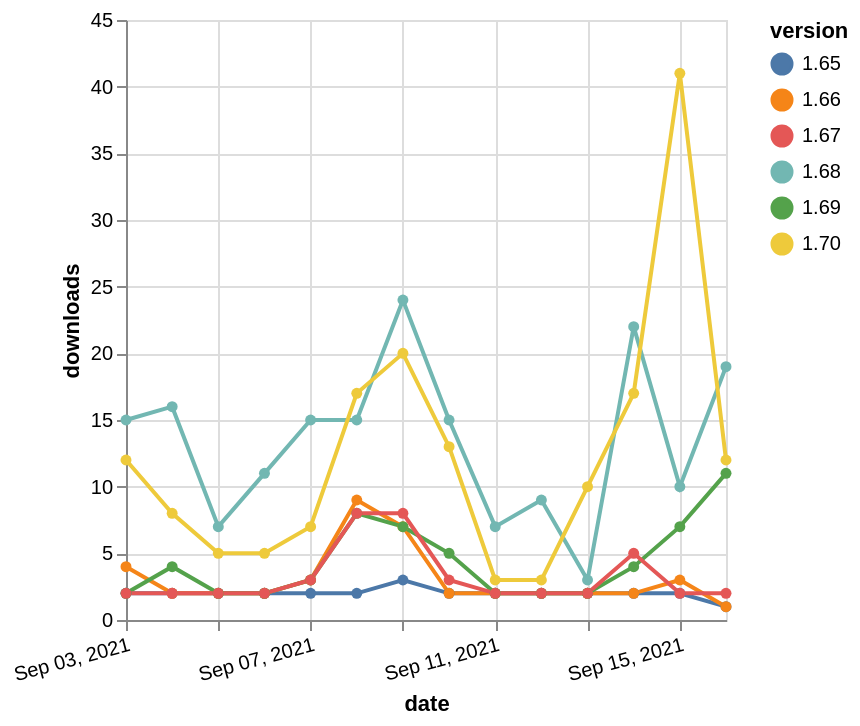

This figure's Vega-Lite source:
### Vega-Lite specification from a JSON file in a GitHub repository (floating-point values rounded to 4 significant figures)
{"$schema": "https://vega.github.io/schema/vega-lite/v5.json", "description": "A simple bar chart with embedded data.", "data": {"values": [{"date": "2021-09-03", "total": 2018, "delta": 2, "version": "1.65"}, {"date": "2021-09-04", "total": 2020, "delta": 2, "version": "1.65"}, {"date": "2021-09-05", "total": 2022, "delta": 2, "version": "1.65"}, {"date": "2021-09-06", "total": 2024, "delta": 2, "version": "1.65"}, {"date": "2021-09-07", "total": 2026, "delta": 2, "version": "1.65"}, {"date": "2021-09-08", "total": 2028, "delta": 2, "version": "1.65"}, {"date": "2021-09-09", "total": 2031, "delta": 3, "version": "1.65"}, {"date": "2021-09-10", "total": 2033, "delta": 2, "version": "1.65"}, {"date": "2021-09-11", "total": 2035, "delta": 2, "version": "1.65"}, {"date": "2021-09-12", "total": 2037, "delta": 2, "version": "1.65"}, {"date": "2021-09-13", "total": 2039, "delta": 2, "version": "1.65"}, {"date": "2021-09-14", "total": 2041, "delta": 2, "version": "1.65"}, {"date": "2021-09-15", "total": 2043, "delta": 2, "version": "1.65"}, {"date": "2021-09-16", "total": 2044, "delta": 1, "version": "1.65"}, {"date": "2021-09-03", "total": 8087, "delta": 4, "version": "1.66"}, {"date": "2021-09-04", "total": 8089, "delta": 2, "version": "1.66"}, {"date": "2021-09-05", "total": 8091, "delta": 2, "version": "1.66"}, {"date": "2021-09-06", "total": 8093, "delta": 2, "version": "1.66"}, {"date": "2021-09-07", "total": 8096, "delta": 3, "version": "1.66"}, {"date": "2021-09-08", "total": 8105, "delta": 9, "version": "1.66"}, {"date": "2021-09-09", "total": 8112, "delta": 7, "version": "1.66"}, {"date": "2021-09-10", "total": 8114, "delta": 2, "version": "1.66"}, {"date": "2021-09-11", "total": 8116, "delta": 2, "version": "1.66"}, {"date": "2021-09-12", "total": 8118, "delta": 2, "version": "1.66"}, {"date": "2021-09-13", "total": 8120, "delta": 2, "version": "1.66"}, {"date": "2021-09-14", "total": 8122, "delta": 2, "version": "1.66"}, {"date": "2021-09-15", "total": 8125, "delta": 3, "version": "1.66"}, {"date": "2021-09-16", "total": 8126, "delta": 1, "version": "1.66"}, {"date": "2021-09-03", "total": 72845, "delta": 15, "version": "1.68"}, {"date": "2021-09-04", "total": 72861, "delta": 16, "version": "1.68"}, {"date": "2021-09-05", "total": 72868, "delta": 7, "version": "1.68"}, {"date": "2021-09-06", "total": 72879, "delta": 11, "version": "1.68"}, {"date": "2021-09-07", "total": 72894, "delta": 15, "version": "1.68"}, {"date": "2021-09-08", "total": 72909, "delta": 15, "version": "1.68"}, {"date": "2021-09-09", "total": 72933, "delta": 24, "version": "1.68"}, {"date": "2021-09-10", "total": 72948, "delta": 15, "version": "1.68"}, {"date": "2021-09-11", "total": 72955, "delta": 7, "version": "1.68"}, {"date": "2021-09-12", "total": 72964, "delta": 9, "version": "1.68"}, {"date": "2021-09-13", "total": 72967, "delta": 3, "version": "1.68"}, {"date": "2021-09-14", "total": 72989, "delta": 22, "version": "1.68"}, {"date": "2021-09-15", "total": 72999, "delta": 10, "version": "1.68"}, {"date": "2021-09-16", "total": 73018, "delta": 19, "version": "1.68"}, {"date": "2021-09-03", "total": 63659, "delta": 12, "version": "1.70"}, {"date": "2021-09-04", "total": 63667, "delta": 8, "version": "1.70"}, {"date": "2021-09-05", "total": 63672, "delta": 5, "version": "1.70"}, {"date": "2021-09-06", "total": 63677, "delta": 5, "version": "1.70"}, {"date": "2021-09-07", "total": 63684, "delta": 7, "version": "1.70"}, {"date": "2021-09-08", "total": 63701, "delta": 17, "version": "1.70"}, {"date": "2021-09-09", "total": 63721, "delta": 20, "version": "1.70"}, {"date": "2021-09-10", "total": 63734, "delta": 13, "version": "1.70"}, {"date": "2021-09-11", "total": 63737, "delta": 3, "version": "1.70"}, {"date": "2021-09-12", "total": 63740, "delta": 3, "version": "1.70"}, {"date": "2021-09-13", "total": 63750, "delta": 10, "version": "1.70"}, {"date": "2021-09-14", "total": 63767, "delta": 17, "version": "1.70"}, {"date": "2021-09-15", "total": 63808, "delta": 41, "version": "1.70"}, {"date": "2021-09-16", "total": 63820, "delta": 12, "version": "1.70"}, {"date": "2021-09-03", "total": 14228, "delta": 2, "version": "1.69"}, {"date": "2021-09-04", "total": 14232, "delta": 4, "version": "1.69"}, {"date": "2021-09-05", "total": 14234, "delta": 2, "version": "1.69"}, {"date": "2021-09-06", "total": 14236, "delta": 2, "version": "1.69"}, {"date": "2021-09-07", "total": 14239, "delta": 3, "version": "1.69"}, {"date": "2021-09-08", "total": 14247, "delta": 8, "version": "1.69"}, {"date": "2021-09-09", "total": 14254, "delta": 7, "version": "1.69"}, {"date": "2021-09-10", "total": 14259, "delta": 5, "version": "1.69"}, {"date": "2021-09-11", "total": 14261, "delta": 2, "version": "1.69"}, {"date": "2021-09-12", "total": 14263, "delta": 2, "version": "1.69"}, {"date": "2021-09-13", "total": 14265, "delta": 2, "version": "1.69"}, {"date": "2021-09-14", "total": 14269, "delta": 4, "version": "1.69"}, {"date": "2021-09-15", "total": 14276, "delta": 7, "version": "1.69"}, {"date": "2021-09-16", "total": 14287, "delta": 11, "version": "1.69"}, {"date": "2021-09-03", "total": 9076, "delta": 2, "version": "1.67"}, {"date": "2021-09-04", "total": 9078, "delta": 2, "version": "1.67"}, {"date": "2021-09-05", "total": 9080, "delta": 2, "version": "1.67"}, {"date": "2021-09-06", "total": 9082, "delta": 2, "version": "1.67"}, {"date": "2021-09-07", "total": 9085, "delta": 3, "version": "1.67"}, {"date": "2021-09-08", "total": 9093, "delta": 8, "version": "1.67"}, {"date": "2021-09-09", "total": 9101, "delta": 8, "version": "1.67"}, {"date": "2021-09-10", "total": 9104, "delta": 3, "version": "1.67"}, {"date": "2021-09-11", "total": 9106, "delta": 2, "version": "1.67"}, {"date": "2021-09-12", "total": 9108, "delta": 2, "version": "1.67"}, {"date": "2021-09-13", "total": 9110, "delta": 2, "version": "1.67"}, {"date": "2021-09-14", "total": 9115, "delta": 5, "version": "1.67"}, {"date": "2021-09-15", "total": 9117, "delta": 2, "version": "1.67"}, {"date": "2021-09-16", "total": 9119, "delta": 2, "version": "1.67"}]}, "width": "container", "mark": {"type": "line", "point": {"filled": true}}, "encoding": {"x": {"field": "date", "type": "temporal", "timeUnit": "yearmonthdate", "title": "date", "axis": {"labelAngle": -15}}, "y": {"field": "delta", "type": "quantitative", "title": "downloads"}, "color": {"field": "version", "type": "nominal"}, "tooltip": {"field": "delta"}}}
